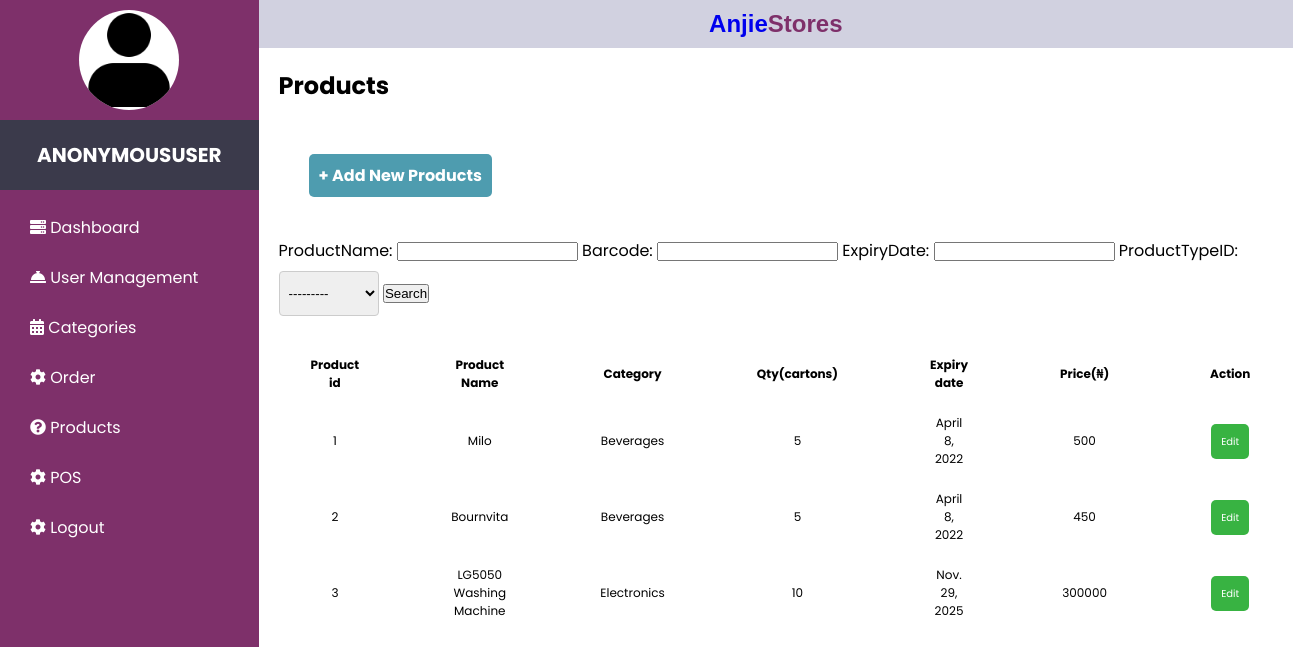
Screenshot of /products/ with the database file from the repository.
### inventory/models.py (models this page shows, shortened)
class Products(models.Model):
    productsID = models.IntegerField(primary_key=True)
    productName = models.CharField(max_length=30)
    Barcode = models.IntegerField()
    ExpiryDate = models.DateField()
    Price = models.IntegerField()
    manufacturer =  models.CharField(max_length=35)
    quantity = models.IntegerField()
    productTypeID = models.ForeignKey(ProductType,on_delete=models.CASCADE)

class ProductType(models.Model):
    productTypeID = models.IntegerField()
    productType = models.CharField(max_length=20)
    def __str__(self):
        return self.productType

### inventory/views.py (the view)
# urls.py: path('products/', views.products, name='products'),
def products(request):
    products = Products.objects.all()
    myFilter = ProductFilter(request.GET, queryset=products)
    products = myFilter.qs
    context = {
        "products": products,
        "myFilter": myFilter
    }
    return render(request, 'inventory/products.html',context)

### inventory/templates/inventory/products.html
{% extends "inventory/index.html" %}
{% load static %}
{% block content %}
<section id="products">
    <div class="main">
        <a href="/index.html"><h1>Anjie<span style="color:rgb(126, 48, 106)">Stores</span></h1></a>
        <div class="user-container" id="userManagement" name="userManagement">
            <h2>Products</h2>
            <div class="button-add">
                <a href="/products.html">+ Add New Products</a>
            </div>
            <div class="cat-options">
                <form action="" method="get">
                    {{myFilter.form}}
                    <button type="submit">Search</button>
                </form>
            </div>
            <div class="table-container">
                <table>
                    <tr>
                        <th>Product id</th>
                        <th>Product Name</th>
                        <th>Category</th>
                        <th>Qty(cartons)</th>
                        <th>Expiry date</th>
                        <th>Price(₦)</th>
                        <th>Action</th>
                    </tr>
                    {% for product in products %}
                        <tr>
                            <td>{{product.productsID}}</td>
                            <td>{{product.productName}}</td>
                            <td>{{product.productTypeID.productType}}</td>
                            <td>{{product.quantity}}</td>
                            <td>{{product.ExpiryDate}}</td>
                            <td>{{product.Price}}</td>
                            <td>
                                <a class="Promote" href="#">Edit</a>
                            </td>
                        </tr>
                    {% endfor %}
                    </table>
            </div>
        </div>
    </div>
   </section>
{% endblock %}

### inventory/templates/inventory/index.html (shortened to what this page needs)
{% load static %}
<!DOCTYPE html>
<html lang="en">
    <head>
        <link rel="stylesheet" href="{% static 'inventory/style.css' %}" />
        <link rel="stylesheet" href="https://use.fontawesome.com/releases/v5.7.0/css/all.css"/>
    </head>
    <body>
        <div class="sidebar">
            <div class="div-img">
                <img src="{% static 'inventory/images/user.png' %}" alt="current user">
                <h2>{{user}}</h2>
            </div>
            <ul class="nav">
                <li>
                    <a href="{% url 'dashboard' %}">
                        <i class="fas fa-server"></i>
                        <span>Dashboard</span>
                    </a>
                </li>
                <li>
                    <a href="{% url 'usr_mgt' %}">
                        <i class="fas fa-concierge-bell"></i>
                        <span>User Management</span>
                    </a>
                </li>
                <li>
                    <a href="{% url 'categories' %}">
                        <i class="fas fa-calendar-alt"></i>
                        <span>Categories</span>
                    </a>
                </li>
                <li>
                    <a href="{% url 'order' %}">
                        <i class="fas fa-cog"></i>
                        <span>Order</span>
                    </a>
                </li>
                <li>
                    <a href="{% url 'products' %}">
                        <i class="fas fa-question-circle"></i>
                        <span>Products</span>
                    </a>
                </li>
                <li>
                    <a href="{% url 'pos' %}">
                        <i class="fas fa-cog"></i>
                        <span>POS</span>
                    </a>
                </li>
                <li>
                    <a href="{% url 'login_page' %}">
                        <i class="fas fa-cog"></i>
                        <span>Logout</span>
                    </a>
                </li>
            </ul>
        </div>
        {% block content %}
        {% endblock %}
    </body>
</html>

### inventory/static/inventory/style.css (style rules this page uses)
* { margin: 0; padding: 0; text-decoration: none; }
body { box-sizing: border-box; font-family: 'Poppins', 'Segoe UI', Tahoma, Geneva, Verdana, sans-serif; }
.sidebar { position: fixed; background: rgb(126, 48, 106); width: 20%; height: 100%; top: 0; left: 0; z-index: 1; }
.div-img img { display: flex; justify-content:center; width: 100px; height: 100px; border-radius: 50%; overflow: hidden; background-color: white; margin-top: 10px; margin-left: auto; margin-right: auto; margin-bottom:10px ; }
.sidebar h2 { text-align: center; font-size: 20px; text-transform: uppercase; color: #ffffff; background: #3b3a4b; padding: 20px; font-weight: bold; }
.sidebar ul li { margin: 25px 0; }
.sidebar ul li a { color: #ffffff; padding: 0 30px; }
.main { margin-left: 20%; height:100vh; }
.main h1 { background-color: rgb(209, 209, 224); padding:10px; text-align: center; font-family: Geneva, Verdana, sans-serif; }
.user-container h2 { padding:20px; margin-bottom:40px; }
.user-container .button-add a { margin:50px; width: 125px; height: 35px; background: #4E9CAF; padding: 10px ; text-align: center; border-radius: 5px; color: white; font-weight: bold; line-height: 25px; }
.table-container { border-collapse: collapse; font-size: 0.75em; }
.table-container tr { text-align: center; }
.table-container th, td { padding-top: 0px; padding-bottom: 20px; padding-left: 50px; padding-right: 40px; }
.table-container td .Promote { margin:10px; width: 125px; height: 35px; background: #38b342; padding: 10px ; text-align: center; border-radius: 5px; color: white; font-size: 10px; line-height: 25px; }
.cat-options { display:flex; justify-content:space-between; margin:20px; margin-top:50px; margin-bottom:30px; }
.cat-options select { width: 100px; height:45px; padding: 10px 5px; margin: 8px 0px; display: inline-block; border: 1px solid #ccc; border-radius: 4px; box-sizing: border-box; }

### rows the page displays
Products: productsID "1", productName "Milo", productTypeID.productType "Beverages", quantity "5", ExpiryDate "April 8, 2022", Price "500"
Products: productsID "2", productName "Bournvita", productTypeID.productType "Beverages", quantity "5", ExpiryDate "April 8, 2022", Price "450"
Products: productsID "3", productName "LG5050 Washing Machine", productTypeID.productType "Electronics", quantity "10", ExpiryDate "Nov. 29, 2025", Price "300000"

### other values shown
{{ user }} "ANONYMOUSUSER"
